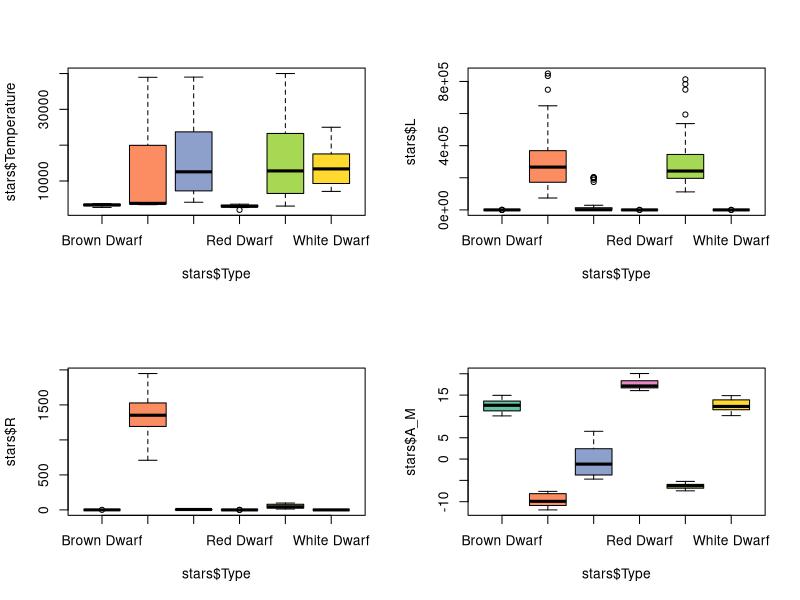

This chart was generated by the following R code: (Note: this script raises an error after producing the figure.)
library(MASS)
library(GGally)
library(RColorBrewer)
library(car)

stars <- read.csv("stars.csv")
attach(stars)

my_colors = brewer.pal(6, 'Set2')

par(mfrow=c(2,2))
boxplot(stars$Temperature ~ stars$Type,col=my_colors)
boxplot(stars$L ~ stars$Type,col=my_colors)
boxplot(stars$R ~ stars$Type,col=my_colors)
boxplot(stars$A_M ~ stars$Type,col=my_colors)

par(mfrow=c(2,2))
boxplot(stars$Temperature ~ stars$Spectral_Class,col=my_colors)
boxplot(stars$L ~ stars$Spectral_Class,col=my_colors)
boxplot(stars$R ~ stars$Spectral_Class,col=my_colors)
boxplot(stars$A_M ~ stars$Spectral_Class,col=my_colors)

# ANOVA Temperature vs Spectral Class
fit = aov(Temperature ~ Spectral_Class)
summary(fit)

leveneTest(Temperature,as.factor(Spectral_Class))

# ipotesi ANOVA su A_M
n = length(stars$Type)
ng = table(stars$Type)
treat = c(0,1,2,3,4,5)
g = length(treat)

# Normalita' tra gruppi
Ps = c(
  shapiro.test(A_M[Type == treat[1]])$p,
  shapiro.test(A_M[Type == treat[2]])$p,
  shapiro.test(A_M[Type == treat[3]])$p,
  shapiro.test(A_M[Type == treat[4]])$p,
  shapiro.test(A_M[Type == treat[5]])$p,
  shapiro.test(A_M[Type == treat[6]])$p
)

Ps = tapply(A_M, Type, function( x ) ( shapiro.test( x )$p ) )
# normali per un cazzo

# Omoschedastici
Var = tapply(L,Type,var)

leveneTest(R,Type)
bartlett.test(R,Type)

# Omoschedastici manco per il cazzo

fit = aov(A_M ~ Type)
summary(fit)

# Proviamo con Box-Cox
b = boxcox(stars$R ~ A_M)
best_lambda_ind = which.max( b$y )
lambda = b$x[best_lambda_ind]

Rnew = (R^lambda-1)/lambda

mod = lm(R ~ A_M)
mod1 = lm(Rnew ~ A_M)
qqnorm(mod1$residuals)
abline(0,1,col='red')
shapiro.test(mod1$residuals)
shapiro.test(mod$residuals)
